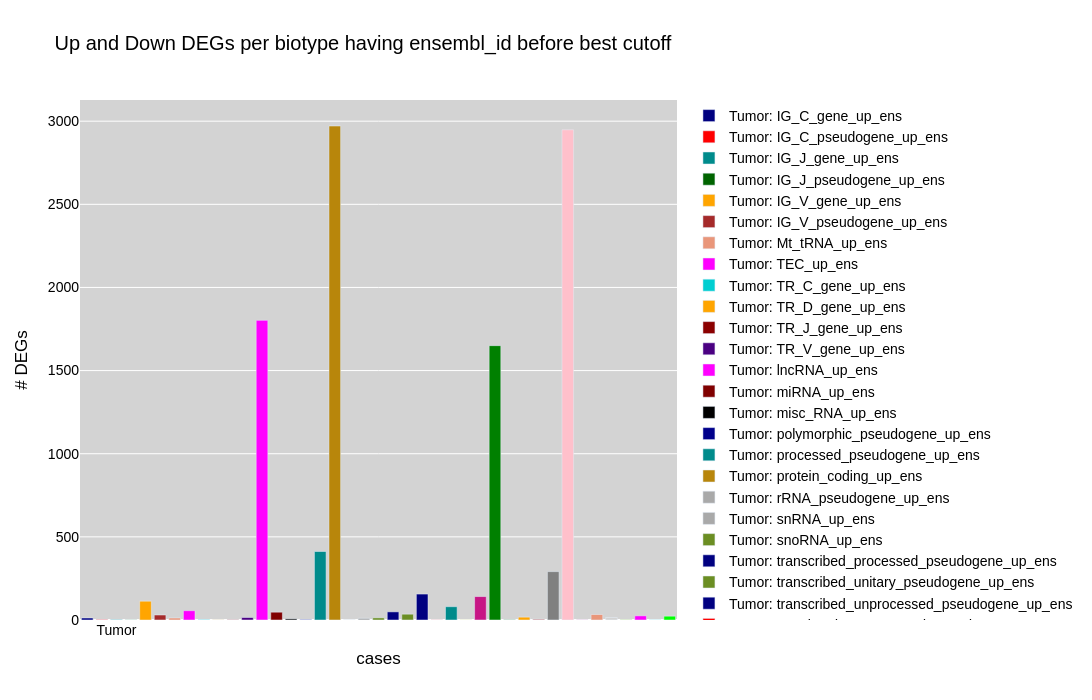

The cell this chart's notebook holds for it:
### Markdown cell above
### Barplot per per_biotype

### Code cell
per_biotype = True
ensembl = True
before_best_cutoff = True
fig, dfa = mtd.barplot_up_down_genes_per_case(per_biotype=per_biotype, ensembl=ensembl, before_best_cutoff=before_best_cutoff, width=1100, height=700, verbose=False)
if fig: fig.show()

### Figure 1 — Plotly figure (JSON) as saved in the notebook; plotly's stock layout.template omitted (floating-point values rounded to 4 significant figures)
{"data": [{"marker": {"color": "navy"}, "name": "Tumor: IG_C_gene_up_ens", "type": "bar", "x": [1], "y": [12]}, {"marker": {"color": "red"}, "name": "Tumor: IG_C_pseudogene_up_ens", "type": "bar", "x": [2], "y": [3]}, {"marker": {"color": "darkcyan"}, "name": "Tumor: IG_J_gene_up_ens", "type": "bar", "x": [3], "y": [3]}, {"marker": {"color": "darkgreen"}, "name": "Tumor: IG_J_pseudogene_up_ens", "type": "bar", "x": [4], "y": [1]}, {"marker": {"color": "orange"}, "name": "Tumor: IG_V_gene_up_ens", "type": "bar", "x": [5], "y": [113]}, {"marker": {"color": "brown"}, "name": "Tumor: IG_V_pseudogene_up_ens", "type": "bar", "x": [6], "y": [30]}, {"marker": {"color": "darksalmon"}, "name": "Tumor: Mt_tRNA_up_ens", "type": "bar", "x": [7], "y": [12]}, {"marker": {"color": "magenta"}, "name": "Tumor: TEC_up_ens", "type": "bar", "x": [8], "y": [56]}, {"marker": {"color": "darkturquoise"}, "name": "Tumor: TR_C_gene_up_ens", "type": "bar", "x": [9], "y": [3]}, {"marker": {"color": "orange"}, "name": "Tumor: TR_D_gene_up_ens", "type": "bar", "x": [10], "y": [1]}, {"marker": {"color": "darkred"}, "name": "Tumor: TR_J_gene_up_ens", "type": "bar", "x": [11], "y": [2]}, {"marker": {"color": "indigo"}, "name": "Tumor: TR_V_gene_up_ens", "type": "bar", "x": [12], "y": [15]}, {"marker": {"color": "magenta"}, "name": "Tumor: lncRNA_up_ens", "type": "bar", "x": [13], "y": [1802]}, {"marker": {"color": "maroon"}, "name": "Tumor: miRNA_up_ens", "type": "bar", "x": [14], "y": [47]}, {"marker": {"color": "black"}, "name": "Tumor: misc_RNA_up_ens", "type": "bar", "x": [15], "y": [7]}, {"marker": {"color": "darkblue"}, "name": "Tumor: polymorphic_pseudogene_up_ens", "type": "bar", "x": [16], "y": [3]}, {"marker": {"color": "darkcyan"}, "name": "Tumor: processed_pseudogene_up_ens", "type": "bar", "x": [17], "y": [412]}, {"marker": {"color": "darkgoldenrod"}, "name": "Tumor: protein_coding_up_ens", "type": "bar", "x": [18], "y": [2971]}, {"marker": {"color": "darkgray"}, "name": "Tumor: rRNA_pseudogene_up_ens", "type": "bar", "x": [19], "y": [1]}, {"marker": {"color": "darkgrey"}, "name": "Tumor: snRNA_up_ens", "type": "bar", "x": [20], "y": [10]}, {"marker": {"color": "olivedrab"}, "name": "Tumor: snoRNA_up_ens", "type": "bar", "x": [21], "y": [13]}, {"marker": {"color": "navy"}, "name": "Tumor: transcribed_processed_pseudogene_up_ens", "type": "bar", "x": [22], "y": [49]}, {"marker": {"color": "olivedrab"}, "name": "Tumor: transcribed_unitary_pseudogene_up_ens", "type": "bar", "x": [23], "y": [35]}, {"marker": {"color": "navy"}, "name": "Tumor: transcribed_unprocessed_pseudogene_up_ens", "type": "bar", "x": [24], "y": [156]}, {"marker": {"color": "red"}, "name": "Tumor: translated_unprocessed_pseudogene_up_ens", "type": "bar", "x": [25], "y": [1]}, {"marker": {"color": "darkcyan"}, "name": "Tumor: unprocessed_pseudogene_up_ens", "type": "bar", "x": [26], "y": [80]}, {"marker": {"color": "gold"}, "name": "Tumor: IG_V_gene_dw_ens", "type": "bar", "x": [27], "y": [1]}, {"marker": {"color": "mediumvioletred"}, "name": "Tumor: TEC_dw_ens", "type": "bar", "x": [28], "y": [141]}, {"marker": {"color": "green"}, "name": "Tumor: lncRNA_dw_ens", "type": "bar", "x": [29], "y": [1650]}, {"marker": {"color": "darkgreen"}, "name": "Tumor: miRNA_dw_ens", "type": "bar", "x": [30], "y": [2]}, {"marker": {"color": "orange"}, "name": "Tumor: misc_RNA_dw_ens", "type": "bar", "x": [31], "y": [17]}, {"marker": {"color": "brown"}, "name": "Tumor: polymorphic_pseudogene_dw_ens", "type": "bar", "x": [32], "y": [4]}, {"marker": {"color": "gray"}, "name": "Tumor: processed_pseudogene_dw_ens", "type": "bar", "x": [33], "y": [291]}, {"marker": {"color": "pink"}, "name": "Tumor: protein_coding_dw_ens", "type": "bar", "x": [34], "y": [2948]}, {"marker": {"color": "mediumvioletred"}, "name": "Tumor: snRNA_dw_ens", "type": "bar", "x": [35], "y": [1]}, {"marker": {"color": "darksalmon"}, "name": "Tumor: snoRNA_dw_ens", "type": "bar", "x": [36], "y": [33]}, {"marker": {"color": "lightgray"}, "name": "Tumor: transcribed_processed_pseudogene_dw_ens", "type": "bar", "x": [37], "y": [15]}, {"marker": {"color": "yellowgreen"}, "name": "Tumor: transcribed_unitary_pseudogene_dw_ens", "type": "bar", "x": [38], "y": [3]}, {"marker": {"color": "magenta"}, "name": "Tumor: transcribed_unprocessed_pseudogene_dw_ens", "type": "bar", "x": [39], "y": [25]}, {"marker": {"color": "darkturquoise"}, "name": "Tumor: unitary_pseudogene_dw_ens", "type": "bar", "x": [40], "y": [1]}, {"marker": {"color": "lime"}, "name": "Tumor: unprocessed_pseudogene_dw_ens", "type": "bar", "x": [41], "y": [23]}], "layout": {"autosize": true, "font": {"color": "Black", "family": "Arial", "size": 14}, "height": 700, "plot_bgcolor": "lightgray", "showlegend": true, "title": {"text": "Up and Down DEGs per biotype having ensembl_id before best cutoff"}, "width": 1100, "xaxis": {"tickmode": "array", "ticktext": ["", "", "Tumor", "", "", "", "", "", "", "", "", "", "", "", "", "", "", "", "", "", "", "", "", "", "", "", "", "", "", "", "", "", "", "", "", "", "", "", "", "", ""], "tickvals": [1, 2, 3, 4, 5, 6, 7, 8, 9, 10, 11, 12, 13, 14, 15, 16, 17, 18, 19, 20, 21, 22, 23, 24, 25, 26, 27, 28, 29, 30, 31, 32, 33, 34, 35, 36, 37, 38, 39, 40, 41], "title": {"text": "cases"}}, "yaxis": {"title": {"text": "# DEGs"}}}}
